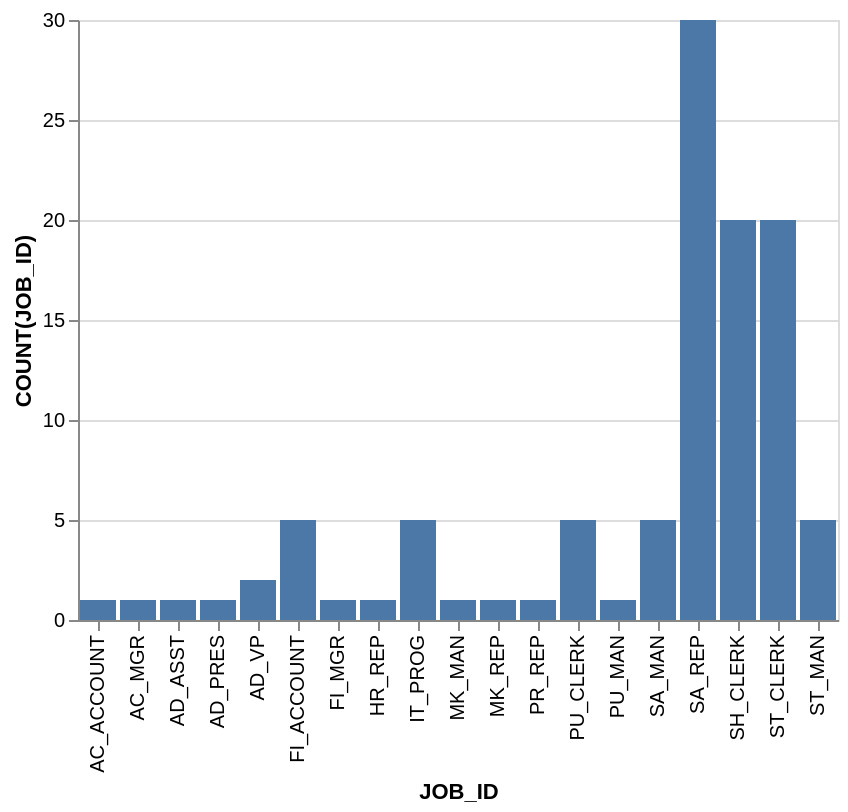

The specification (Vega-Lite) saved for this image:
### Vega-Lite specification from a JSON file in a GitHub repository (floating-point values rounded to 4 significant figures)
{"data": {"values": [{"x_data": "AC_ACCOUNT", "y_data": 1}, {"x_data": "AC_MGR", "y_data": 1}, {"x_data": "AD_ASST", "y_data": 1}, {"x_data": "AD_PRES", "y_data": 1}, {"x_data": "AD_VP", "y_data": 2}, {"x_data": "FI_ACCOUNT", "y_data": 5}, {"x_data": "FI_MGR", "y_data": 1}, {"x_data": "HR_REP", "y_data": 1}, {"x_data": "IT_PROG", "y_data": 5}, {"x_data": "MK_MAN", "y_data": 1}, {"x_data": "MK_REP", "y_data": 1}, {"x_data": "PR_REP", "y_data": 1}, {"x_data": "PU_CLERK", "y_data": 5}, {"x_data": "PU_MAN", "y_data": 1}, {"x_data": "SA_MAN", "y_data": 5}, {"x_data": "SA_REP", "y_data": 30}, {"x_data": "SH_CLERK", "y_data": 20}, {"x_data": "ST_CLERK", "y_data": 20}, {"x_data": "ST_MAN", "y_data": 5}]}, "mark": "bar", "encoding": {"x": {"field": "x_data", "type": "nominal", "title": "JOB_ID", "sort": "ascending"}, "y": {"field": "y_data", "type": "quantitative", "title": "COUNT(JOB_ID)"}}}
